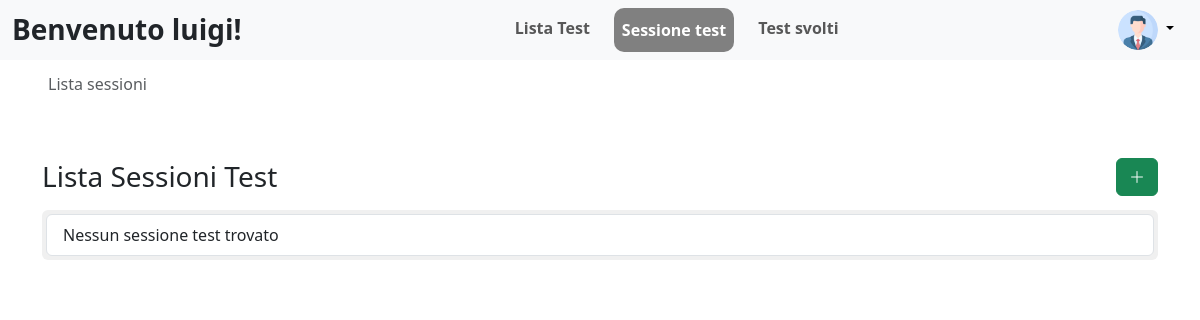
The page /sessione_test.php (signed in) on the database as committed earlier.
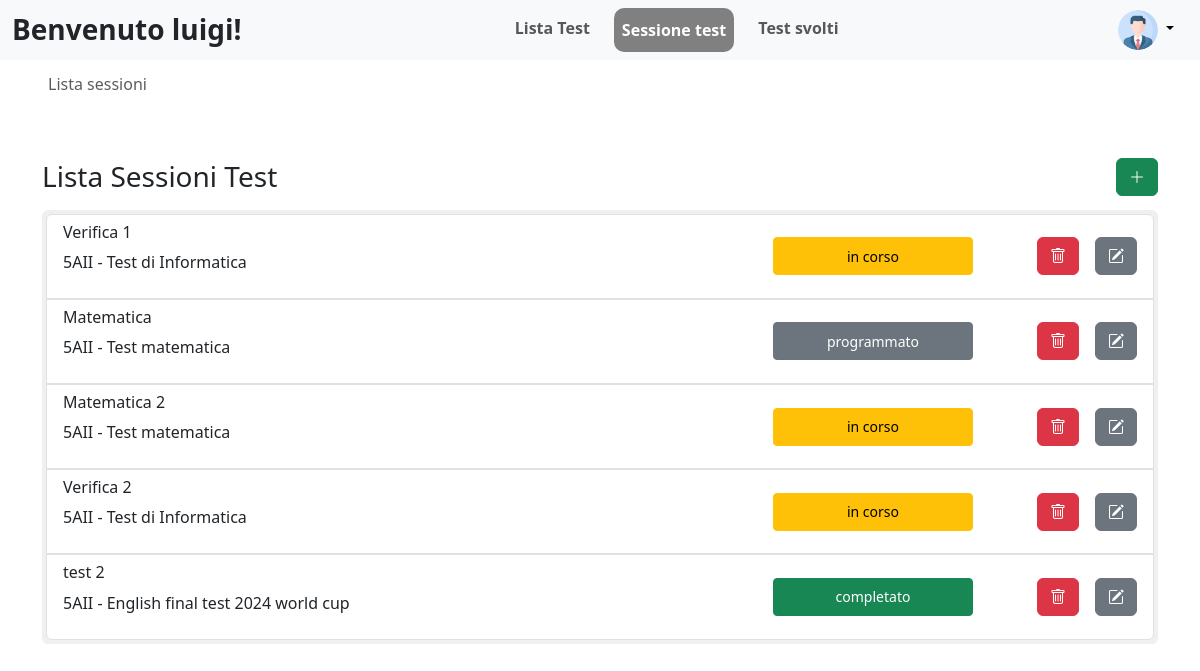
The same page on the database as committed later.
### tables this page shows
CREATE TABLE `sessione_test` (
  `id` int(11) NOT NULL,
  `id_test` int(11) NOT NULL,
  `nome` varchar(255) NOT NULL,
  `id_classe` int(11) NOT NULL,
  `data_inizio` datetime NOT NULL,
  `data_fine` datetime NOT NULL,
  `stato` enum('completato','in corso','programmato') NOT NULL DEFAULT 'programmato',
  `creato_da` int(11) NOT NULL
);

CREATE TABLE `classe` (
  `id` int(11) NOT NULL,
  `nome` varchar(255) NOT NULL,
  `anno_inizio` year(4) NOT NULL,
  `anno_fine` year(4) NOT NULL
);

CREATE TABLE `test` (
  `id` int(11) NOT NULL,
  `titolo` varchar(255) NOT NULL,
  `descrizione` text DEFAULT NULL,
  `creato_da` int(11) DEFAULT NULL
);

### sessione_test.php (the view, shortened to what this page needs)
<?php
    include "include/db.php";
    $sql = "
    SELECT
        s.id,
        s.id_test,
        s.nome,
        t.titolo AS titolo_test,
        s.id_classe,
        c.nome AS nome_classe,
        s.data_inizio,
        s.data_fine,
        s.stato
    FROM
        sessione_test s
    JOIN
        test t ON s.id_test = t.id
    JOIN
        classe c ON s.id_classe = c.id
    WHERE
        s.creato_da = " . intval($_SESSION["user_id"]) . ";
";
    $stmt = $conn->prepare($sql);
    $stmt->execute();
    $result = $stmt->get_result();
?>
<!DOCTYPE html>
<html lang="en">
<head>
    <link href="https://cdn.jsdelivr.net/npm/bootstrap@5.3.0-alpha1/dist/css/bootstrap.min.css" rel="stylesheet">
    <link href="https://cdn.jsdelivr.net/npm/bootstrap-icons/font/bootstrap-icons.css" rel="stylesheet">
</head>
<body>
    <?php include "include/navbar-docente.php"; ?>
    <div class="ms-5 mt-5 pt-4">
        <nav aria-label="breadcrumb">
            <ol class="breadcrumb">
                <li class="breadcrumb-item active" aria-current="page">Lista sessioni</li>
            </ol>
        </nav>
    </div>
    <div class="container mt-5">
        <div class="d-flex justify-content-between">
            <h3 class="my-3">Lista Sessioni Test</h3>
            <a href="creaSessioneTest.php" class="my-auto">
                <button class="btn btn-success my-auto"><i class="bi bi-plus-lg"></i></button>
            </a>
        </div>
        <div>
            <ul class="list-group p-1" style="background-color: #f0f0f0;">
            <?php
                if ($result->num_rows > 0) {
                    while ($row = $result->fetch_assoc()) {
                        echo '<li class="list-group-item list-group-item-action d-flex justify-content-between border">';
                        echo '<div>';
                        echo '<h6>' . htmlspecialchars($row['nome']) . '</h6>';
                        echo '<p>' . htmlspecialchars($row['nome_classe']) . ' - '. htmlspecialchars($row['titolo_test'])  . '</p>';
                        echo '</div>';
                        $bg_color = "";
                        if ($row['stato'] == "programmato") {
                            $bg_color = 'btn-secondary';
                        } elseif ($row['stato'] == "in corso") {
                            $bg_color = 'btn-warning';
                        } else {
                            $bg_color = 'btn-success';
                        }
                        echo '<div class="my-auto d-flex gap-3">';
                        echo '<button style="width: 200px" class="btn me-5 ' . $bg_color . ' btn-sm">' . $row['stato'] . '</button>';
                        echo '<a href="#" class="btn btn-danger" onclick="return confirmDelete(' . $row['id'] . ')"><i class="bi bi-trash"></i></a>';
                        echo '<a class="btn btn-secondary" href="modificaSessioneTest.php?id='.$row["id"].'"><i class="bi bi-pencil-square"></i></a>';
                        echo '</div>';
                        echo '</li>';
                    }
                } else {
                    echo '<li class="list-group-item">Nessun sessione test trovato</li>';
                }
                ?>
            </ul>
        </div>
    </div>
</body>

### include/navbar-docente.php (shortened to what this page needs)
<div class="h-100">
<nav class="navbar navbar-expand-lg navbar-light bg-light fixed-top">
    <div class="container-fluid d-flex justify-content-between">
        <h3 class="fw-bold mb-0">Benvenuto <?php echo $_SESSION["username"]; ?>!</h3>
        <div class="d-flex align-items-center">
            <ul class="navbar-nav gap-3 me-auto mb-2 mb-lg-0">
                <li class="nav-item">
                    <a class="nav-link fw-bold <?php echo (basename($_SERVER['PHP_SELF']) == 'homeDocente.php' || basename($_SERVER['PHP_SELF']) == 'creaTest.php' || basename($_SERVER['PHP_SELF']) == 'modificaTest.php') ? 'nav_active' : ''; ?>" href="homeDocente.php">Lista Test</a>
                </li>
                <li class="nav-item">
                    <a class="nav-link fw-bold <?php echo (basename($_SERVER['PHP_SELF']) == 'sessione_test.php' || basename($_SERVER['PHP_SELF']) == 'creaSessioneTest.php') ? 'nav_active' : ''; ?>" href="sessione_test.php">Sessione test</a>
                </li>
                <li class="nav-item">
                    <a class="nav-link fw-bold <?php echo (basename($_SERVER['PHP_SELF']) == 'sessioneTestSvolti.php' || basename($_SERVER['PHP_SELF']) == 'riepilogo.php') ? 'nav_active' : ''; ?>" href="sessioneTestSvolti.php">Test svolti</a>
                </li>
            </ul>
        </div>
        <div class="dropdown me-2" style="background-color: transparent;">
            <button style="background-color: transparent;" class="dropdown-toggle border-0" type="button" id="dropdownMenuButton" data-bs-toggle="dropdown" aria-expanded="false">
                <img src="resources/docente.png" class="profile-img" alt="Profile Image">
            </button>
        </div>
    </div>
</nav>
</div>

### include/navbar-docente.php (style rules this page uses)
.nav_active { background-color: grey; padding: 10px; border-radius: 10px; color: white; border: 0px; }
.profile-img { width: 40px; height: 40px; border-radius: 50%; }

Rows that differ between the two databases and show on the page:
added sessione_test: nome "Verifica 1", id_classe.nome "5AII", id_test.titolo "Test di Informatica", stato "in corso"
added sessione_test: nome "Matematica", id_classe.nome "5AII", id_test.titolo "Test matematica", stato "programmato"
added sessione_test: nome "Matematica 2", id_classe.nome "5AII", id_test.titolo "Test matematica", stato "in corso"
added sessione_test: nome "Verifica 2", id_classe.nome "5AII", id_test.titolo "Test di Informatica", stato "in corso"
added sessione_test: nome "test 2", id_classe.nome "5AII", id_test.titolo "English final test 2024 world cup", stato "completato"
Other text that changed with them:
text no longer shown: "Nessun sessione test trovato"
